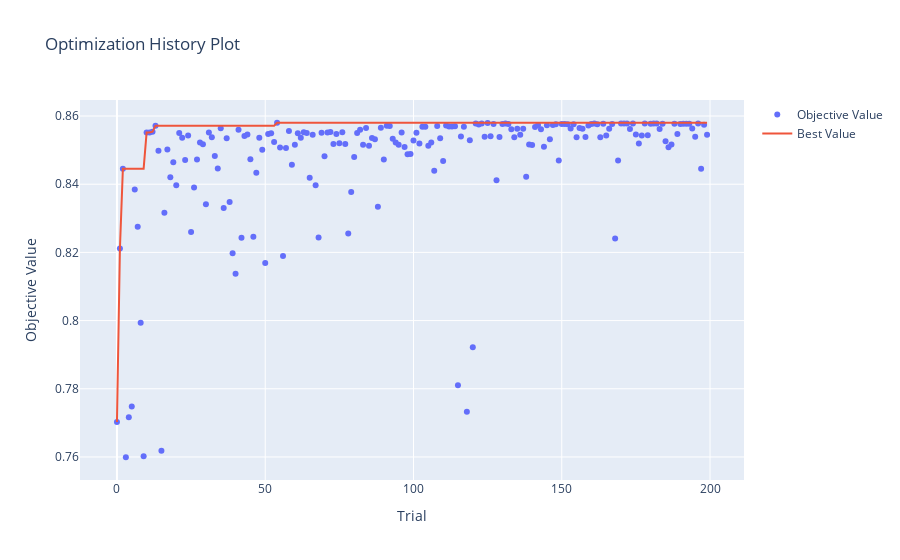

This figure's notebook cell:
### Code cell
fig = plot_optimization_history(study_none)
os.makedirs("../results/optuna/et_none/", exist_ok=True)
pio.write_html(fig, "../results/optuna/et_none/optimization_history_et_none.html")
fig.show()

### Figure 1 — Plotly figure (JSON) as saved in the notebook; plotly's stock layout.template omitted (floating-point values rounded to 4 significant figures; data arrays with more than 128 entries replaced by an {"elided": "..."} marker saying what was removed)
{"data": [{"mode": "markers", "name": "Objective Value", "type": "scatter", "x": {"elided": "200 int values"}, "y": {"elided": "200 float values"}}, {"mode": "lines", "name": "Best Value", "type": "scatter", "x": {"elided": "200 int values"}, "y": {"elided": "200 float values"}}, {"marker": {"color": "#cccccc"}, "mode": "markers", "name": "Infeasible Trial", "showlegend": false, "type": "scatter", "x": [], "y": []}], "layout": {"title": {"text": "Optimization History Plot"}, "xaxis": {"title": {"text": "Trial"}}, "yaxis": {"title": {"text": "Objective Value"}}}}
